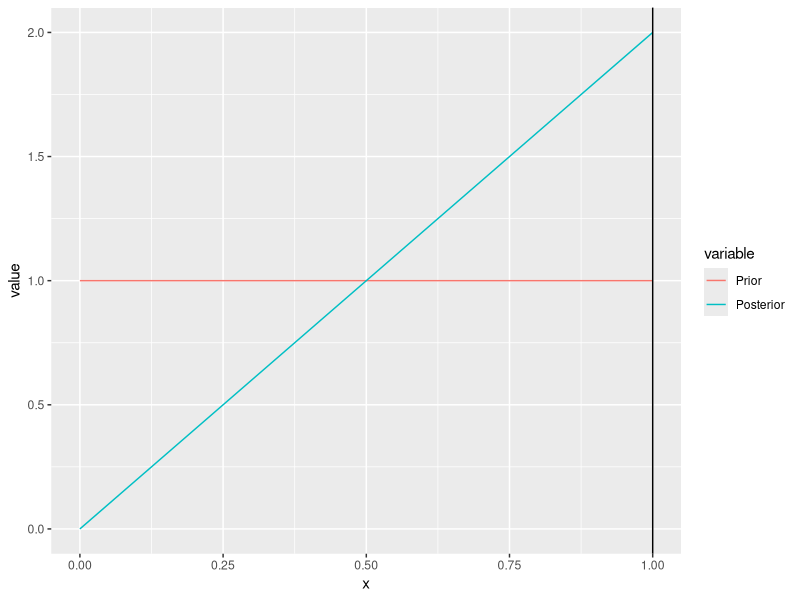
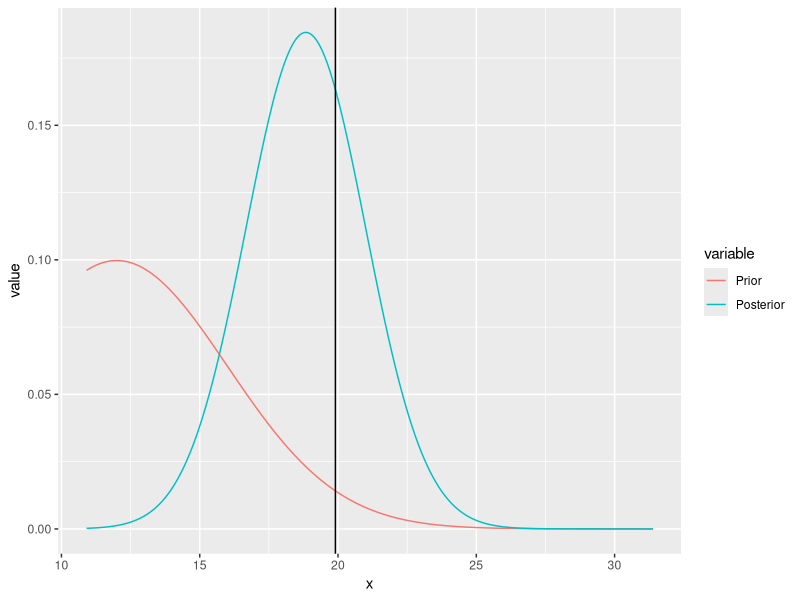

Here is the R script that generated these plots, in order:
#Inference for Binomial with Beta Prior
BBB<-function(n,p,alpha,beta)
{
  require(ggplot2)
  require(reshape2)
  xx<-rbinom(1,n,p)
  p_hat<-xx/n
  print("Observed Proportion, Posterior Mean")
  p_hat_Post<-(alpha+xx)/(n+alpha+beta)
  print(c(p_hat,p_hat_Post))
  x  <- seq(0, 1, 0.02)
  Prior <- dbeta(x,alpha,beta)
  Posterior <- dbeta(x,alpha+xx,n+beta-xx)

  df <- data.frame(x, Prior, Posterior)
  
  # melt the data to a long format
  df2 <- reshape2::melt(data = df, id.vars = "x")
  
  # plot, using the aesthetics argument 'colour'
  ggplot(data = df2, aes(x = x, y = value, colour = variable)) + geom_line() + geom_vline(xintercept=p_hat)

 
}

n<-1
p<-0.3
alpha<-1
beta<-1

BBB(n,p,alpha,beta)
#Inference for Normal with Normal Prior
BNN<-function(n,mu,sigma,theta,tau)
{
  require(ggplot2)
  require(reshape2)
  xx<-rnorm(n,mu,sigma)
  xbar<-mean(xx)
  theta_post<-(theta*sigma^2+n*xbar*tau^2)/(sigma^2+n*tau^2)
  tau_post<-(sigma^2*tau^2)/(sigma^2+n*tau^2)
  print("Observed Mean, Posterior Mean")
  xbar_Post<-theta_post
  print(c(xbar,xbar_Post))
  a<-min(xx)-1
  b<-max(xx)+1
  x  <- seq(a, b, 0.02)
  Prior <- dnorm(x,theta,tau)
  Posterior <- dnorm(x,theta_post,tau_post)

  df <- data.frame(x, Prior, Posterior)
  
  # melt the data to a long format
  df2 <- reshape2::melt(data = df, id.vars = "x")
  
  # plot, using the aesthetics argument 'colour'
  ggplot(data = df2, aes(x = x, y = value, colour = variable)) + geom_line() + geom_vline(xintercept=xbar)
  
  
}

BNN(10,20,5,12,4)
